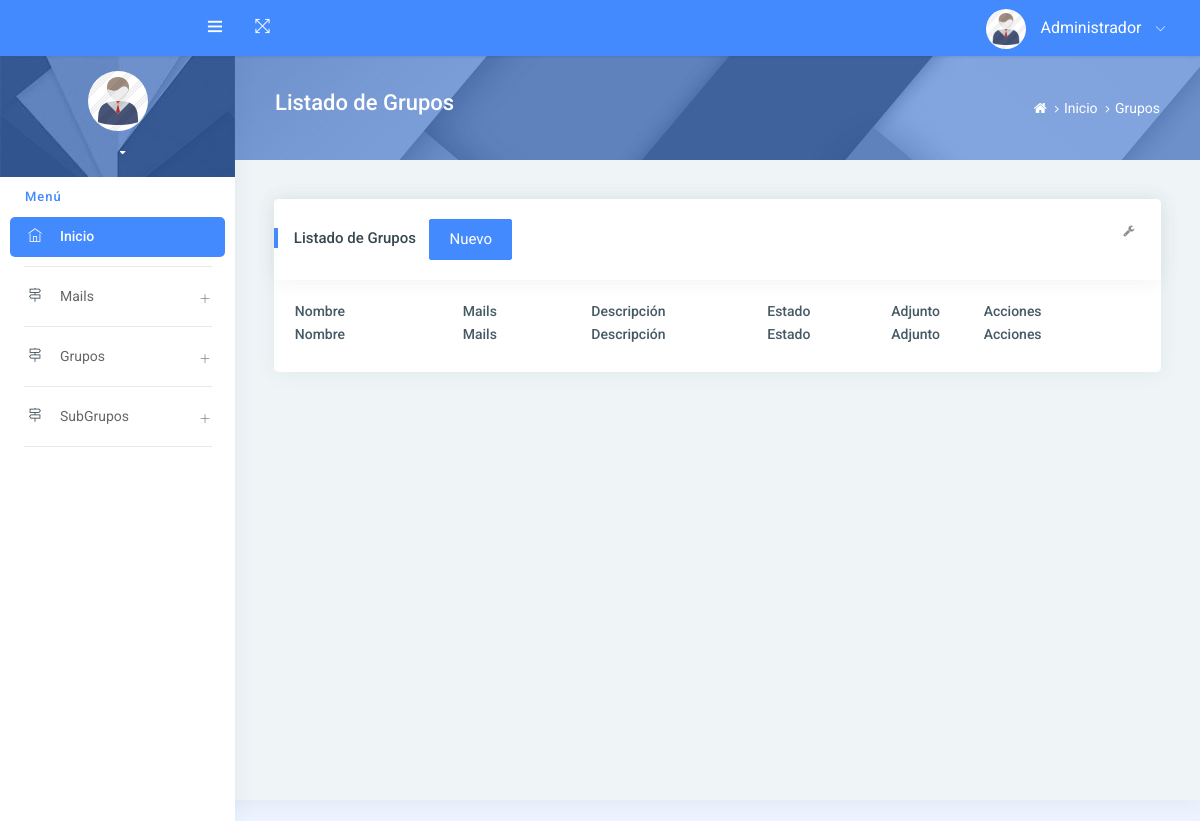
The app's page /grupos, older data.
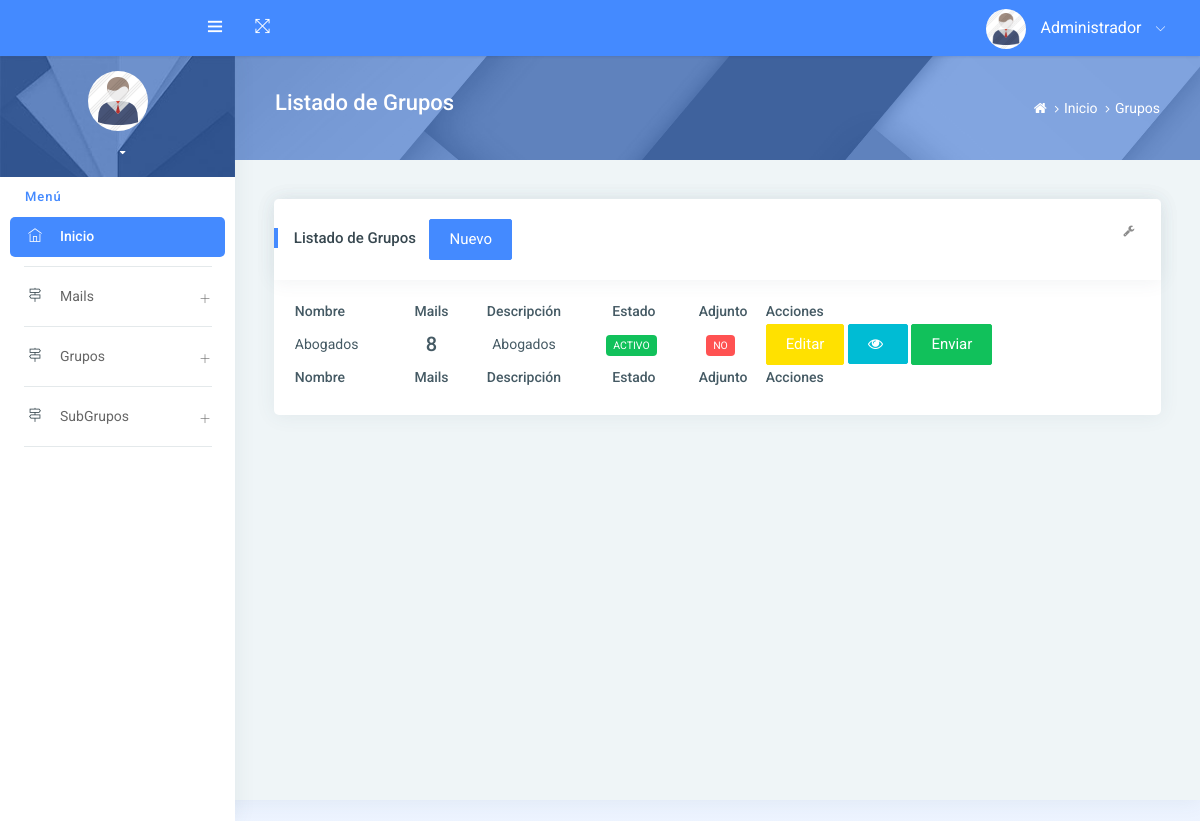
The same page, newer data.
### tables this page shows
CREATE TABLE `grupos` (
  `id` int(11) NOT NULL,
  `nombre` varchar(50) NOT NULL,
  `descripcion` text NOT NULL,
  `activo` tinyint(1) NOT NULL,
  `asunto` text NOT NULL,
  `cuerpo` text NOT NULL,
  `adjunto` tinyint(1) NOT NULL,
  `dropbox` text NOT NULL,
  `enviado` tinyint(1) NOT NULL,
  `date` timestamp NOT NULL DEFAULT CURRENT_TIMESTAMP ON UPDATE CURRENT_TIMESTAMP
);

### index.php (called while the page is built, shortened)
<?php
require_once "controladores/controlador.grupos.php";
require_once "modelos/modelo.grupos.php";
$plantilla = new PlantillaControlador();
$plantilla -> ctrPlantilla();
?>

### controladores/controlador.plantilla.php (called while the page is built)
<?php
class PlantillaControlador{
	static public function ctrPlantilla(){
		include "vistas/plantilla.php";
	}
}
?>

### modelos/modelo.grupos.php (called while the page is built, shortened)
<?php
class ModeloGrupos
{
  static public function mdlObtenerGrupos(){
    $link = Conexion::ConectarMysql();
    $sql = mysqli_query($link,"SELECT COUNT(*) as cant_mails,a.id,a.nombre,a.descripcion,a.activo,a.adjunto,a.enviado FROM grupos a, mails_subgrupos b,mails c WHERE c.id=b.id_mail GROUP by a.nombre");
    while ($filas = mysqli_fetch_assoc($sql)) {
      $grupos[]=$filas;
    }
    return $grupos;
  }
}
?>

### controladores/controlador.grupos.php (called while the page is built, shortened)
<?php
class ControladorGrupos
{
    public function ctrMostrarGrupos(){
      $grupos = ModeloGrupos::mdlObtenerGrupos();
      return $grupos;
    }
}
?>

### vistas/modulos/grupos.php (the view, shortened to what the changed rows need)
<div class="pcoded-content">
    <div class="pcoded-inner-content">
        <div class="main-body">
            <div class="page-wrapper">
                <div class="page-body">
                    <div class="card">
                        <div class="card-block table-border-style">
                            <div class="table-responsive">
                              <table id="example" class="display tablas" style="width:100%">
                                <thead>
                                    <tr>
                                        <th>Nombre</th>
                                        <th style="text-align:center;">Mails</th>
                                        <th style="text-align:center;">Descripción</th>
                                        <th style="text-align:center;">Estado</th>
                                        <th style="text-align:center;">Adjunto</th>
                                        <th>Acciones</th>
                                    </tr>
                                </thead>
                                <tbody>
                                    <?php
                                    $grupos = new ControladorGrupos();
                                    $grupos = $grupos -> ctrMostrarGrupos();
                                    foreach ($grupos as $grupo) {
                                      ?>
                                      <tr>
                                        <td><?php echo $grupo['nombre']; ?></td>
                                        <td style="text-align:center;"><h5><?php echo $grupo['cant_mails']; ?></h5></td>
                                        <td style="text-align:center;"><?php echo $grupo['descripcion']; ?></td>
                                        <td style="text-align:center;"><?php if ($grupo['activo']==1) {
                                          echo "<span class='label label-success'>ACTIVO</span>";
                                        } else {
                                          echo "<span class='label label-danger'>INACTIVO</span>";
                                        }?></td>
                                        <td style="text-align:center;"><?php if ($grupo['adjunto']==1) {
                                          echo "<span class='label label-success'>SI</span>";
                                        } else {
                                          echo "<span class='label label-danger'>NO</span>";
                                        }?></td>
                                        <td>
                                          <a href="index.php?ruta=editar-grupo&id=<?php echo $grupo['id'];?>&nombre=<?php echo $grupo['nombre']; ?>"> <button type="button" class="btn btn-warning waves-effect waves-light">Editar</button></a>
                                          <button type="button" name="view" value="Ver" id="<?php echo $grupo["id"]; ?>" class="btn btn-info btn-xs view_data"><i class="fa fa-eye" aria-hidden="true"></i></button>
                                          <?php if ($grupo['activo']==1 and $grupo['enviado']==0): ?>
                                          <a href="bat"> <button type="button" name="button" class="btn btn-success" onclick="return confirm('¿Confirma envio de mails?');">Enviar</button> </a>
                                          <?php endif; ?>
                                        </td>
                                      </tr>
                                  <?php } ?>
                                </tbody>
                                <tfoot>
                                    <tr>
                                      <th>Nombre</th>
                                      <th style="text-align:center;">Mails</th>
                                      <th style="text-align:center;">Descripción</th>
                                      <th style="text-align:center;">Estado</th>
                                      <th style="text-align:center;">Adjunto</th>
                                      <th>Acciones</th>
                                    </tr>
                                </tfoot>
                            </table>
                            </div>
                        </div>
                    </div>
                </div>
            </div>
        </div>
    </div>
</div>
<br><br>

Row changes from the older to the newer data that the page shows:
added grupos: nombre "Abogados", cant_mails "8", descripcion "Abogados", activo "ACTIVO", adjunto "NO"
